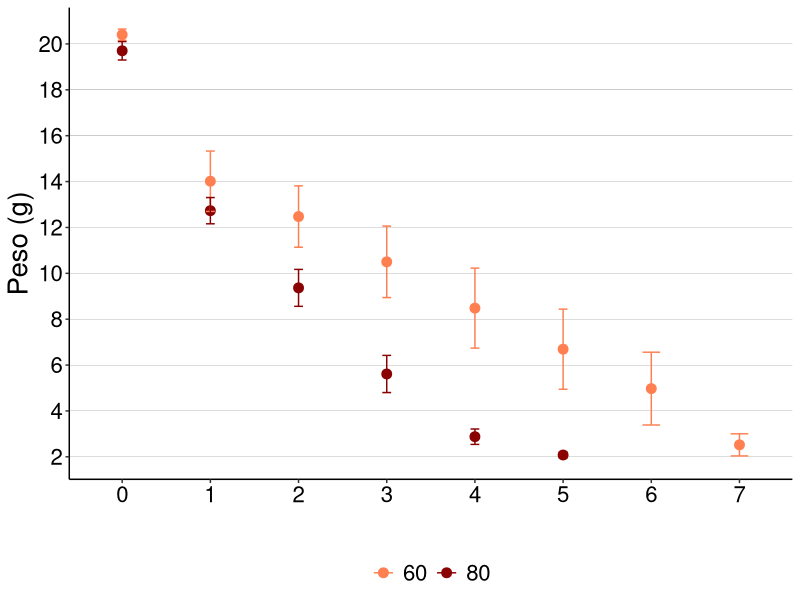
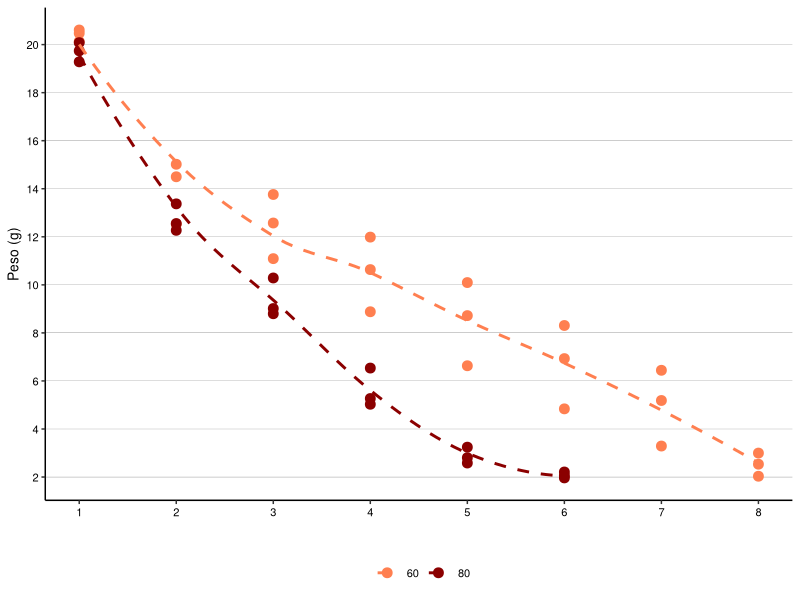
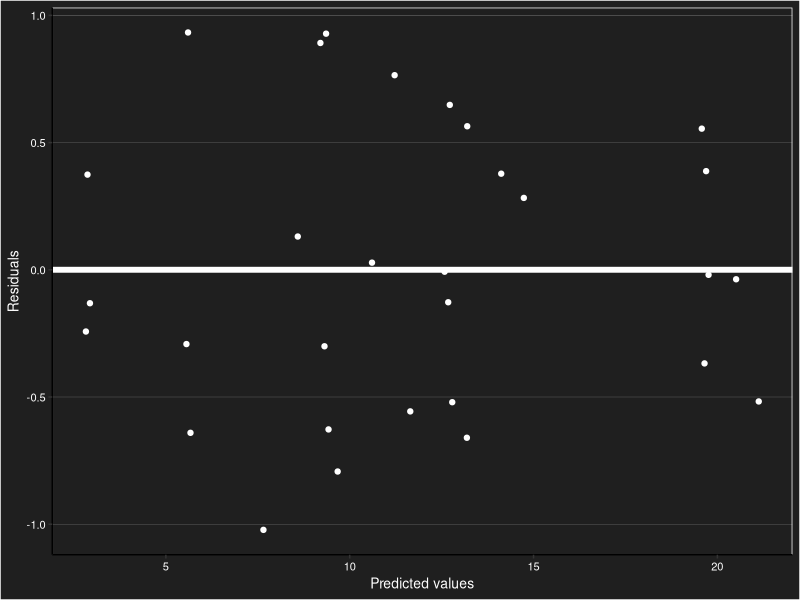
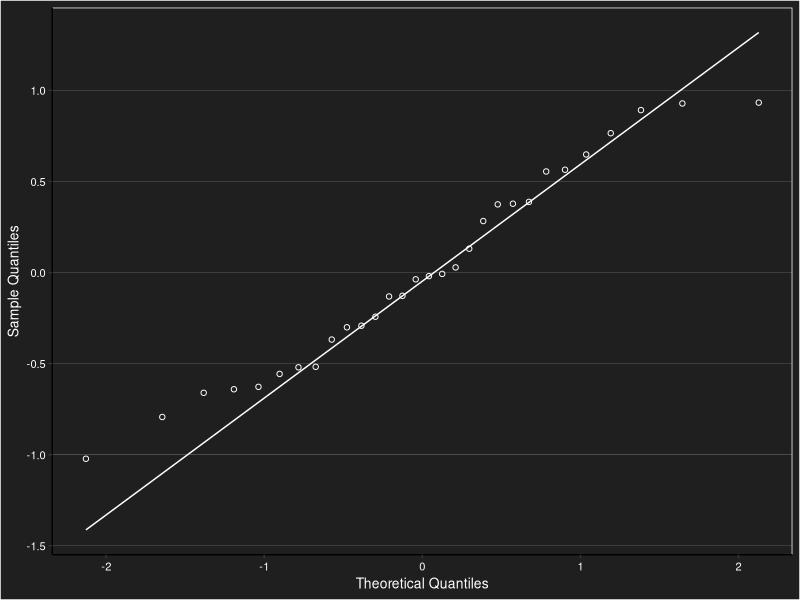
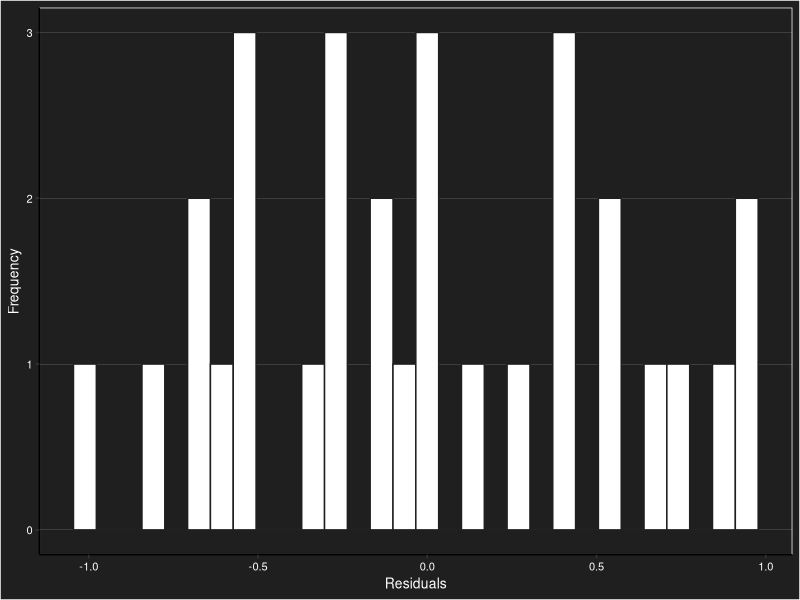

The R script that drew these images, in order: (Note: this script raises an error after producing the figures.)
## ---- chunk 1
knitr::opts_chunk$set(warning = FALSE, message = FALSE, echo = FALSE)

library(readxl)
datospeso <- read_excel("database.xlsx", sheet="Prueba_secado")

datospeso$Temperatura<-factor(datospeso$Temperatura,levels=c("60","80"))
datospeso$Repeticion<-factor(datospeso$Repeticion,levels=c("1", "2","3"))
datospeso$Hora<-factor(datospeso$Hora,levels=c("0","1","2","3","4","5","6","7"))
datospeso$Peso <- as.numeric(datospeso$Peso)

## ---- chunk 2
knitr::opts_chunk$set(warning = FALSE, message = FALSE, echo = FALSE)

library(dplyr)
table_dry_test <- datospeso %>%
  dplyr::group_by(Temperatura,Hora) %>%
  dplyr::summarise(n=n(),
                   Mean=mean(Peso),
                   sd=sd(Peso))
table_dry_test
## ---- chunk 3
knitr::opts_chunk$set(warning = FALSE, message = FALSE, echo = FALSE)

library(ggplot2)
gg_peso_secado<-ggplot(table_dry_test, aes(x=Hora, y=Mean, color=Temperatura)) +
  geom_point(size=3)+
  # geom_smooth(method = "gam",se=F,size=1.5)+
  geom_errorbar(aes(ymin=Mean-sd, ymax=Mean+sd),
                width=0.2, position=position_dodge(0))+
  scale_color_manual(values=c("coral","red4"))+
  labs(y="Peso (g)", x="")+
  theme_classic()+
  theme(panel.grid.major.y = element_line(size=0.05, color='black'))+
  theme(panel.grid.major.x = element_blank())+
  theme(text = element_text(size=20, color='black'))+
  theme(axis.text = element_text(color='black'))+
  theme(legend.title=element_blank())+
  theme(legend.position = "bottom")+
  scale_y_continuous(breaks = seq(0, max(22), by = 2))
gg_peso_secado

## ---- chunk 4
knitr::opts_chunk$set(warning = FALSE, message = FALSE, echo = FALSE)

datospeso$Hora<-as.numeric(datospeso$Hora)

library(ggplot2)
gg_drytest<-ggplot(data=datospeso, aes(x=Hora, y=Peso, color=Temperatura))+
  scale_color_manual(values=c("coral","red4"))+
  geom_point(size=3)+
  geom_smooth(method="loess", se = F, linetype="dashed", lwd=1, size=1)+
  scale_y_continuous(breaks=seq(0,24,2))+
  theme_classic()+
  theme(panel.grid.major.y = element_line(size=0.05, color='black'))+
  theme(panel.grid.major.x = element_blank())+
  theme(text = element_text(size=32, color='black'))+
  theme(axis.text = element_text(color='black'))+
  theme(legend.position = "bottom")+
  theme(text = element_text(size=10))+
  ylab("Peso (g)")+
  xlab("")+
  labs(color = "", shape = "")+
  scale_x_continuous(limits = c(1, 8), breaks = seq(1, 8, 1))
gg_drytest

## ---- chunk 5
knitr::opts_chunk$set(warning = FALSE, message = FALSE, echo = FALSE)

library(nlme)
library(tidyr)
library(dplyr)
datospeso2<-datospeso
datospeso2$Hora<-as.factor(datospeso2$Hora)
dp_dry<-datospeso2[-c(19:24),]
dp_wide <- tidyr::spread(dp_dry, Hora, Peso)
dp_tiempos <-dp_wide[,-c(1:2)]


gathercols <- c("1",  "2",  "3",  "4",  "5")
datospeso2w <- tidyr::gather(dp_wide, "Hora", "Peso", gathercols)
datospeso2w$Hora<-factor(datospeso2w$Hora, levels = c("1",  "2",  "3",  "4",  "5"))
colnames(datospeso2w)[3]<-"basal"

## ---- chunk 6
knitr::opts_chunk$set(warning = FALSE, message = FALSE, echo = FALSE)

library(dplyr)
table_datospeso2 <- datospeso2w %>% 
  dplyr::group_by(Hora, Temperatura) %>%
  dplyr::select_if(is.numeric) %>%
  dplyr::summarise_all(.funs = c(
    n = length, 
    Mean = mean, 
    sd = sd, 
    min = min, 
    max = max
  )
)

table_datospeso2<-table_datospeso2[,-c(3,5,7,9,11)]

## ---- chunk 7
knitr::opts_chunk$set(warning = FALSE, message = FALSE, echo = FALSE)

library(ggplot2)
library(GGally)
ggcor_dp_tiempos<-ggpairs(dp_tiempos) 
# round(cor(tiempos),2) #matriz de correlacion
# ggcor_dp_tiempos2<-ggcorr(dp_tiempos, label = TRUE, label_size = 3,limits = FALSE, midpoint = NULL, label_round = 2)

## ---- chunk 8
knitr::opts_chunk$set(warning = FALSE, message = FALSE, echo = FALSE)

round(cov(dp_tiempos),2) #matriz de covarianza 

## ---- chunk 9
knitr::opts_chunk$set(warning = FALSE, message = FALSE, echo = FALSE)

# m1<-gls(carbon_ac ~ matu*time_min + basal,  correlation = corCompSymm(form = ~ 1 | rep), resp2w)


# #Modelo 2: AR1, varianzas iguales
library(nlme)
modelo_secado<-gls((Peso) ~ Hora*Temperatura + basal ,  correlation = corAR1(form = ~ 1 | Repeticion), datospeso2w)
# modelo_secado<-gls((carbon_ac) ~ matu ,  correlation = corAR1(form = ~ 1 | rep), resp2)
modelo_secado$call

## ---- chunk 10
knitr::opts_chunk$set(warning = FALSE, message = FALSE, echo = FALSE)

resp_ajuste <- as.data.frame(cbind(
  "residuos" = residuals(modelo_secado),
  "predichos" = predict(modelo_secado)))
resp_ajuste$Hora_ac <- datospeso2w$Hora_ac

HVresp<-ggplot(resp_ajuste) +
  aes(predichos, residuos) +
  geom_hline(yintercept = 0, colour="white", size=2) +
  geom_point(colour="white")+
  theme_classic()+
  labs(y="Residuals", x="Predicted values")+
  theme(legend.position = "bottom", legend.background = element_rect(fill = "gray12"))+
  theme(panel.grid.major.y = element_line(size=0.05, color='white'))+
  theme(panel.grid.major.x = element_blank())+
  theme(text = element_text(size=10, color='white'))+
  theme(axis.text = element_text(color='white'))+
  theme(plot.background = element_rect(fill = "gray12"))+
  theme(panel.background = element_rect(fill = "gray12", color = "white"))
HVresp

QQresp<-ggplot(resp_ajuste) +
  aes(sample = residuos) +
  geom_qq(shape = 1, colour="white") +
  geom_qq_line(colour="white")+
  theme_classic()+
  labs(y="Sample Quantiles", x="Theoretical Quantiles")+
  theme(legend.position = "bottom", legend.background = element_rect(fill = "gray12"))+
  theme(panel.grid.major.y = element_line(size=0.05, color='white'))+
  theme(panel.grid.major.x = element_blank())+
  theme(text = element_text(size=10, color='white'))+
  theme(axis.text = element_text(color='white'))+
  theme(plot.background = element_rect(fill = "gray12"))+
  theme(panel.background = element_rect(fill = "gray12", color = "white"))
QQresp

ggplot(aes(x = resp_ajuste$residuos), data = datospeso2w)+
  geom_histogram(colour="gray12",fill="white")+
  theme_classic()+
  ylab("Frequency")+ xlab("Residuals")+
  theme(legend.background = element_rect(fill = "gray12"))+
  theme(panel.grid.major.y = element_line(size=0.05, color='white'))+
  theme(panel.grid.major.x = element_blank())+
  theme(text = element_text(size=10, color='white'))+
  theme(axis.text = element_text(color='white'))+
  theme(plot.background = element_rect(fill = "gray12"))+
  theme(panel.background = element_rect(fill = "gray12", color = "white"))

e<-resid(modelo_secado) # residuos de pearson
pre<-predict(modelo_secado) #predichos
shapiro.test(e)

## ---- chunk 11
knitr::opts_chunk$set(warning = FALSE, message = FALSE, echo = FALSE)

modelo_secado$coefficients

# Si hay interacción significa beta1 != beta3

## ---- chunk 12
knitr::opts_chunk$set(warning = FALSE, message = FALSE, echo = FALSE)

anova(modelo_secado)

# Si hay interacción significa beta1 != beta3

## ---- chunk 13
knitr::opts_chunk$set(warning = FALSE, message = FALSE, echo = FALSE)

library(emmeans)
comp_dp<-emmeans(modelo_secado, pairwise ~ Temperatura|Hora, mode = "appx-satterthwaite")
comp_dp
## ---- chunk 14
knitr::opts_chunk$set(warning = FALSE, message = FALSE, echo = FALSE)

library(ggplot2)
library(emmeans)
complot<-plot(comp_dp, comparisons = TRUE)+
  facet_wrap(~Hora, strip.position = "right", ncol = 1,
             labeller = label_wrap_gen(width = 1))+
  labs(x = "Peso (g)", y ="Temperatura")+
  theme_classic()+
  ggtitle("Mean Contrast")+
  theme(plot.title = element_text(hjust = 0.5, size = rel(1), color = "black"))+
  theme(legend.position='none')+
  theme(panel.grid.major.y = element_line(color="grey", size=4))+
  theme(panel.grid.major.x = element_blank())+
  theme(text = element_text(size=15, color='black'))+
  theme(axis.text = element_text(color='black', size=15))+
  theme(strip.text.y = element_text(angle = 0))+
  scale_x_continuous(limits = c(0, 18), breaks = seq(0,18,2))#+
  # annotate("text", x = table_datospeso2$Peso_Mean[table_datospeso2$Temperatura == "60" & table_resp2$Hora == "1"], y = 1 , label = "b")+
  # annotate("text", x = table_datospeso2$Peso_Mean[table_datospeso2$Temperatura == "80" & table_datospeso2$Hora == "1"], y = 1 , label = "a")
complot
## ---- chunk 15
knitr::opts_chunk$set(warning = FALSE, message = FALSE, echo = FALSE)

datospeso2w1<-datospeso2w
datospeso2w1$Hora<-as.numeric(datospeso2w1$Hora)

library(ggplot2)
colores<-c("coral","red4")

# Generar un data frame con los valores de time_min y matu para predecir
newdata <- expand.grid(Hora = seq(1, 5, by = 1), Temperatura = c("60", "80"), basal=datospeso2w1$basal)
newdata$Hora <- as.factor(newdata$Hora)

# Predecir los valores de Peso utilizando el modelo ajustado y los valores de newdata
# pred <- predict(modelo_secado, newdata, type = "response")

# Unir los valores predecidos y los valores de newdata en un data frame
# df_pred <- cbind(newdata, pred)

# Graficar puntos y línea ajustada
gm_aj <- ggplot(datospeso2w1, aes(x = Hora, y = Peso, color=Temperatura)) +
  geom_point(size=1.5) +
  geom_smooth(aes(y = fitted(modelo_secado), group = Temperatura),method="lm", se = F, linetype="dashed",   lwd=1,      size=1.5, color="black")+
  labs(y = "Peso (g)", x = "Tiempo (Horas)") +
  theme_classic() +
  theme(plot.title = element_text(hjust = 0.5, size = rel(0.5))) +
  scale_color_manual(values = colores) +
  theme(legend.title = element_blank()) +
  theme(legend.position = 'bottom') +
  theme(panel.grid.major.y = element_line(color = 'black')) +
  theme(panel.grid.major.x = element_blank()) +
  theme(text = element_text(size = 15, color = 'black')) +
  theme(axis.text = element_text(color = 'black'))+
  scale_x_continuous(limits = c(0, 5), breaks = seq(0, 5, 1))+
  scale_y_continuous(limits = c(0, 16), breaks = seq(0, 16, 2))
gm_aj

## ---- chunk 16
knitr::opts_chunk$set(warning = FALSE, message = FALSE, echo = FALSE)

library(dplyr)
# datospeso2 <- datospeso2w %>%
#   dplyr::mutate(Hora = rep(seq(from = 0, to = 5, by = 5), times=5))

colores <- c("coral","red4")

df_line60 <- data.frame(x = c(1,5), y = c(13.22, 5.90))
df_line80 <- data.frame(x = c(1,5), y = c(13.52, 2.87))
## ---- chunk 17
knitr::opts_chunk$set(warning = FALSE, message = FALSE, echo = FALSE)

library(ggplot2)
gm_ajust <- ggplot(datospeso2w1, aes(x = Hora, y = Peso)) +
  geom_point(aes(color = factor(Temperatura)), size = 6)+
  geom_line(data = df_line60, aes(x = x, y = y), color="coral", size= 2, linetype = "dotdash")+
  geom_line(data = df_line80, aes(x = x, y = y), color="red4", size= 2, linetype = "dotdash")+
  labs(y = "Peso (g)", x = "Tiempo (hora)") +
  theme_classic() +
  theme(plot.title = element_text(hjust = 0.5, size = rel(0.5))) +
  scale_color_manual(values = colores) +
  theme(legend.title = element_blank()) +
  theme(legend.position = 'bottom') +
  theme(panel.grid.major.y = element_line(color = 'black')) +
  theme(panel.grid.major.x = element_blank()) +
  theme(text = element_text(size = 15, color = 'black')) +
  theme(axis.text = element_text(color = 'black'))+
  scale_x_continuous(limits = c(1, 5), breaks = seq(1, 5, 1))+
  scale_y_continuous(limits = c(0, 16), breaks = seq(0, 16, 2))
# gm_ajust
